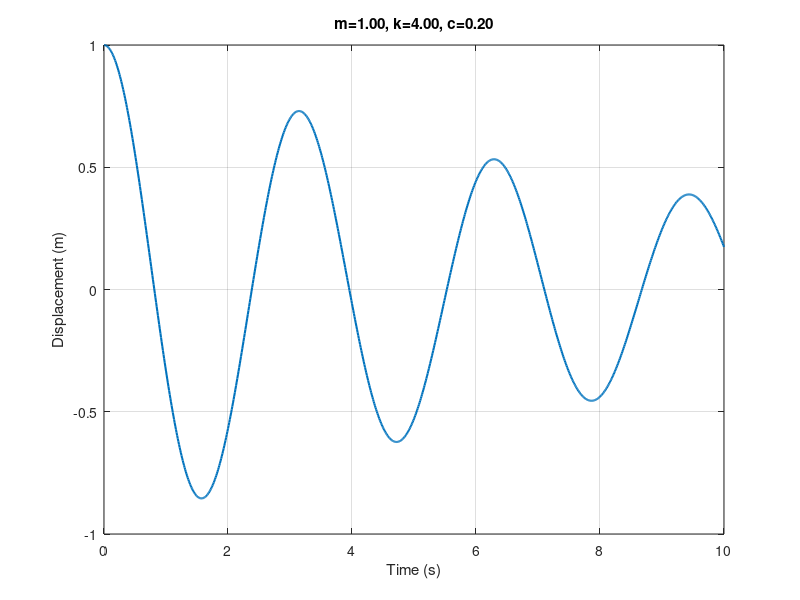
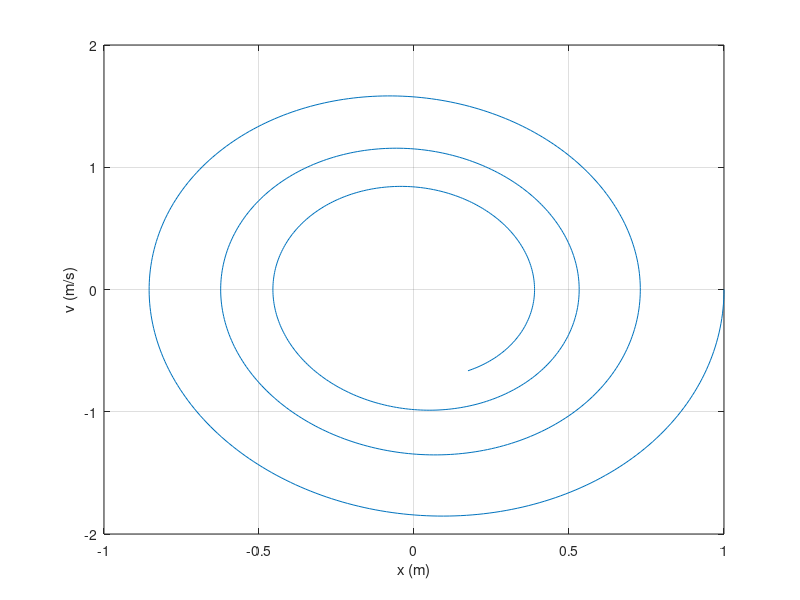

Recreate these plots in MATLAB, in order.
% Demo: damped spring-mass system.
% This file is intentionally simple.  The Parameter Studio should detect
% m, k, c, x0, v0, tEnd and dt as recommended parameters.
clear; close all; clc;

m = 1.0;          % mass [kg]
k = 4.0;          % spring stiffness [N/m]
c = 0.2;          % damping coefficient [N*s/m]
x0 = 1.0;         % initial displacement [m]
v0 = 0.0;         % initial velocity [m/s]
tEnd = 10;        % simulation time [s]
dt = 0.01;        % output time step [s]

A = [0 1; -k/m -c/m];
B = [0; 1/m];
f = @(t, x) A*x + B*0;
[t, x] = ode45(f, 0:dt:tEnd, [x0; v0]);
y = x(:, 1);

figure('Name', 'Displacement');
plot(t, y, 'LineWidth', 1.5);
grid on;
xlabel('Time (s)');
ylabel('Displacement (m)');
title(sprintf('m=%.2f, k=%.2f, c=%.2f', m, k, c));

figure('Name', 'Phase portrait');
plot(x(:,1), x(:,2));
grid on;
xlabel('x (m)');
ylabel('v (m/s)');

fprintf('Peak displacement: %.4f m\n', max(abs(y)));
